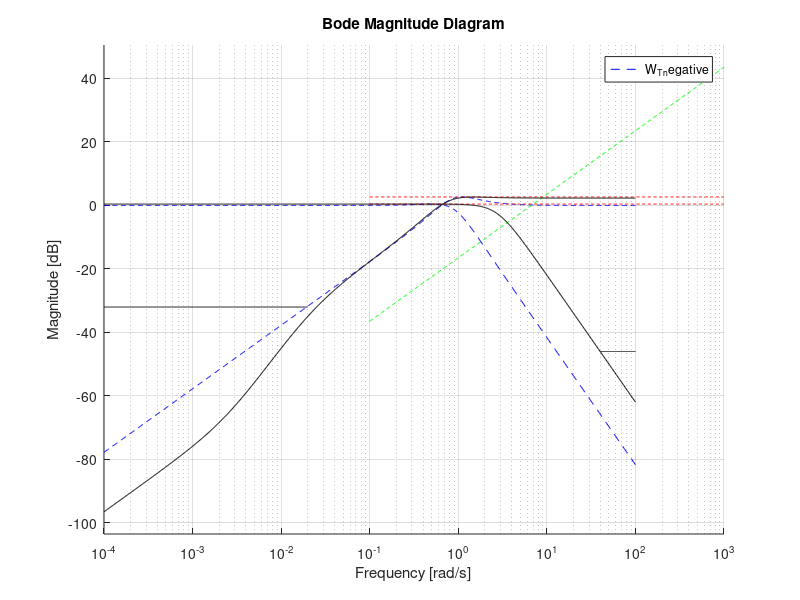

The MATLAB source for this figure:
%% homework 05
% Modern Design of Control Systems
clc
clear variables
close all
format compact

%% defining the system

s = tf('s');

Gp = 25/(s^3+3.3*s^2+2*s);
Ga = 0.095;
Gs = 1;
Kd = 1; %requirement 1
Gf = 1/(Kd*Gs);

Tp_max = 1.05;
Sp_max = 1.36;
wc_min = 0.66;%non serve
wc_max = 1.4;%non serve
S_star0 = 0.15;
nu = 0;
p = 1;
M_LF = -32;
%% S weigth function
close all
wn2 = 0.91
zeta2 = 0.59

S2 = s*(s + 2*zeta2*wn2)/(s^2 + 2*zeta2*wn2*s + wn2^2) ;
S_at_0 = S_star0*s^(nu + p); %system type 1 

% plotting
figure(1)
hold on, 
bodemag(S2,{0.0001,100},'--b'), %second order
bodemag(S_at_0,'--g')
bodemag(tf(Sp_max),'--r')
bodemag(tf(10^(-32/20)),{0.0001,0.02},'k')
grid on
% weight function
z1 = 0.0025; %the first zero
p1 = 0.022; %the first pole
z2 = 0.6; %the second zero
p2 = 0.77;
W_S_negative = S_star0*s^(nu + p)*(1+s/z1)*(1+s/z2)/((1+s/p1)*(1+(1.42*s/p2)+(s/p2)^2))
bodemag(W_S_negative,{0.0001,100},'-k')

%% T weight function
T2 = wn2^2/(s^2 + 2*zeta2*wn2*s + wn2^2);

bodemag(T2,{0.0001,100},'--b'),


bodemag(tf(Tp_max),'--r')
bodemag(tf(10^(-46/20)),{40,100},'k')

% butterworth weighting function for T

p3 = 2.762% the first two poles
W_T_negative =Tp_max/(1+(1.42*s/p3)+(s/p3)^2);
bodemag(W_T_negative,{0.0001,100},'-k')
